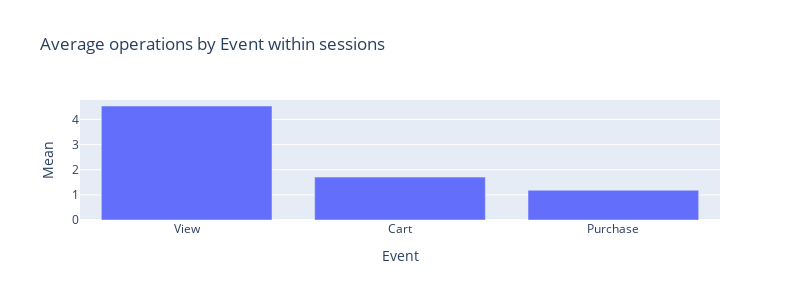

Notebook code cell kept with this figure:
### Markdown cell above
We decided to group the events by user_session and event_type to calculate the number of events by session and later divide it in each event type. Then, we calculated the average value for each type of event.

### Code cell
# Get unique combination per session and event_type
all_funn = pd.DataFrame(df.groupby(['user_session', 'event_type']).event_type.count()).rename(columns={'event_type':'count'}).reset_index()
gc.collect()

# Count the funnels combination per session
mean_view = all_funn[all_funn['event_type'] == 'view'][['count']].mean()
mean_cart = all_funn[all_funn['event_type'] == 'cart'][['count']].mean()
mean_purchase = all_funn[all_funn['event_type'] == 'purchase'][['count']].mean()

df_plot = {'Event': ['View', 'Cart', 'Purchase']
           ,'Mean': [mean_view[0],mean_cart[0],mean_purchase[0]]
           }
df_plot = pd.DataFrame(df_plot, columns = ['Event','Mean'])

fig = px.bar(df_plot, x='Event', y='Mean', width=800, height=300,  title="Average operations by Event within sessions")
fig.show()

del all_funn

### Figure 1 — Plotly figure (JSON) as saved in the notebook; plotly's stock layout.template omitted (floating-point values rounded to 4 significant figures)
{"data": [{"alignmentgroup": "True", "hovertemplate": "Event=%{x}<br>Mean=%{y}<extra></extra>", "legendgroup": "", "marker": {"color": "#636efa"}, "name": "", "offsetgroup": "", "orientation": "v", "showlegend": false, "textposition": "auto", "type": "bar", "x": ["View", "Cart", "Purchase"], "xaxis": "x", "y": [4.535, 1.708, 1.183], "yaxis": "y"}], "layout": {"barmode": "relative", "height": 300, "legend": {"tracegroupgap": 0}, "title": {"text": "Average operations by Event within sessions"}, "width": 800, "xaxis": {"anchor": "y", "autorange": true, "domain": [0, 1], "range": [-0.5, 2.5], "title": {"text": "Event"}, "type": "category"}, "yaxis": {"anchor": "x", "autorange": true, "domain": [0, 1], "range": [0, 4.774], "title": {"text": "Mean"}, "type": "linear"}}}
